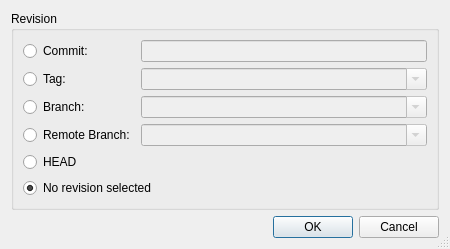
<?xml version="1.0" encoding="UTF-8"?>
<ui version="4.0">
 <class>GitRevisionSelectionDialog</class>
 <widget class="QDialog" name="GitRevisionSelectionDialog">
  <property name="geometry">
   <rect>
    <x>0</x>
    <y>0</y>
    <width>450</width>
    <height>224</height>
   </rect>
  </property>
  <property name="windowTitle">
   <string>Git Revision</string>
  </property>
  <property name="sizeGripEnabled">
   <bool>true</bool>
  </property>
  <layout class="QVBoxLayout" name="verticalLayout">
   <item>
    <widget class="QGroupBox" name="groupBox">
     <property name="title">
      <string>Revision</string>
     </property>
     <layout class="QGridLayout" name="gridLayout">
      <item row="0" column="0">
       <widget class="QRadioButton" name="revButton">
        <property name="toolTip">
         <string>Select to specify a revision by a revision expression</string>
        </property>
        <property name="text">
         <string>Commit:</string>
        </property>
       </widget>
      </item>
      <item row="0" column="1">
       <widget class="QLineEdit" name="revEdit">
        <property name="enabled">
         <bool>false</bool>
        </property>
        <property name="toolTip">
         <string>Enter a commit id</string>
        </property>
       </widget>
      </item>
      <item row="1" column="0">
       <widget class="QRadioButton" name="tagButton">
        <property name="toolTip">
         <string>Select to specify a revision by a tag</string>
        </property>
        <property name="text">
         <string>Tag:</string>
        </property>
       </widget>
      </item>
      <item row="1" column="1">
       <widget class="QComboBox" name="tagCombo">
        <property name="enabled">
         <bool>false</bool>
        </property>
        <property name="sizePolicy">
         <sizepolicy hsizetype="Expanding" vsizetype="Fixed">
          <horstretch>0</horstretch>
          <verstretch>0</verstretch>
         </sizepolicy>
        </property>
        <property name="toolTip">
         <string>Enter a tag name</string>
        </property>
        <property name="editable">
         <bool>true</bool>
        </property>
       </widget>
      </item>
      <item row="2" column="0">
       <widget class="QRadioButton" name="branchButton">
        <property name="toolTip">
         <string>Select to specify a revision by a branch</string>
        </property>
        <property name="text">
         <string>Branch:</string>
        </property>
       </widget>
      </item>
      <item row="2" column="1">
       <widget class="QComboBox" name="branchCombo">
        <property name="enabled">
         <bool>false</bool>
        </property>
        <property name="sizePolicy">
         <sizepolicy hsizetype="Expanding" vsizetype="Fixed">
          <horstretch>0</horstretch>
          <verstretch>0</verstretch>
         </sizepolicy>
        </property>
        <property name="toolTip">
         <string>Enter a branch name</string>
        </property>
        <property name="editable">
         <bool>true</bool>
        </property>
       </widget>
      </item>
      <item row="3" column="0">
       <widget class="QRadioButton" name="remoteBranchButton">
        <property name="toolTip">
         <string>Select to specify a revision by a remote branch</string>
        </property>
        <property name="text">
         <string>Remote Branch:</string>
        </property>
       </widget>
      </item>
      <item row="3" column="1">
       <widget class="QComboBox" name="remoteBranchCombo">
        <property name="enabled">
         <bool>false</bool>
        </property>
        <property name="sizePolicy">
         <sizepolicy hsizetype="Expanding" vsizetype="Fixed">
          <horstretch>0</horstretch>
          <verstretch>0</verstretch>
         </sizepolicy>
        </property>
        <property name="toolTip">
         <string>Enter a remote branch name</string>
        </property>
        <property name="editable">
         <bool>true</bool>
        </property>
       </widget>
      </item>
      <item row="4" column="0" colspan="2">
       <widget class="QRadioButton" name="tipButton">
        <property name="toolTip">
         <string>Select HEAD revision</string>
        </property>
        <property name="text">
         <string>HEAD</string>
        </property>
       </widget>
      </item>
      <item row="5" column="0" colspan="2">
       <widget class="QRadioButton" name="noneButton">
        <property name="text">
         <string>No revision selected</string>
        </property>
        <property name="checked">
         <bool>true</bool>
        </property>
       </widget>
      </item>
     </layout>
    </widget>
   </item>
   <item>
    <widget class="QDialogButtonBox" name="buttonBox">
     <property name="orientation">
      <enum>Qt::Horizontal</enum>
     </property>
     <property name="standardButtons">
      <set>QDialogButtonBox::Cancel|QDialogButtonBox::Ok</set>
     </property>
    </widget>
   </item>
  </layout>
 </widget>
 <tabstops>
  <tabstop>revButton</tabstop>
  <tabstop>revEdit</tabstop>
  <tabstop>tagButton</tabstop>
  <tabstop>tagCombo</tabstop>
  <tabstop>branchButton</tabstop>
  <tabstop>branchCombo</tabstop>
  <tabstop>remoteBranchButton</tabstop>
  <tabstop>remoteBranchCombo</tabstop>
  <tabstop>tipButton</tabstop>
  <tabstop>noneButton</tabstop>
 </tabstops>
 <resources/>
 <connections>
  <connection>
   <sender>buttonBox</sender>
   <signal>accepted()</signal>
   <receiver>GitRevisionSelectionDialog</receiver>
   <slot>accept()</slot>
   <hints>
    <hint type="sourcelabel">
     <x>266</x>
     <y>214</y>
    </hint>
    <hint type="destinationlabel">
     <x>157</x>
     <y>223</y>
    </hint>
   </hints>
  </connection>
  <connection>
   <sender>buttonBox</sender>
   <signal>rejected()</signal>
   <receiver>GitRevisionSelectionDialog</receiver>
   <slot>reject()</slot>
   <hints>
    <hint type="sourcelabel">
     <x>334</x>
     <y>214</y>
    </hint>
    <hint type="destinationlabel">
     <x>286</x>
     <y>223</y>
    </hint>
   </hints>
  </connection>
  <connection>
   <sender>revButton</sender>
   <signal>toggled(bool)</signal>
   <receiver>revEdit</receiver>
   <slot>setEnabled(bool)</slot>
   <hints>
    <hint type="sourcelabel">
     <x>60</x>
     <y>49</y>
    </hint>
    <hint type="destinationlabel">
     <x>246</x>
     <y>51</y>
    </hint>
   </hints>
  </connection>
  <connection>
   <sender>tagButton</sender>
   <signal>toggled(bool)</signal>
   <receiver>tagCombo</receiver>
   <slot>setEnabled(bool)</slot>
   <hints>
    <hint type="sourcelabel">
     <x>88</x>
     <y>75</y>
    </hint>
    <hint type="destinationlabel">
     <x>257</x>
     <y>77</y>
    </hint>
   </hints>
  </connection>
  <connection>
   <sender>branchButton</sender>
   <signal>toggled(bool)</signal>
   <receiver>branchCombo</receiver>
   <slot>setEnabled(bool)</slot>
   <hints>
    <hint type="sourcelabel">
     <x>79</x>
     <y>101</y>
    </hint>
    <hint type="destinationlabel">
     <x>242</x>
     <y>103</y>
    </hint>
   </hints>
  </connection>
  <connection>
   <sender>remoteBranchButton</sender>
   <signal>toggled(bool)</signal>
   <receiver>remoteBranchCombo</receiver>
   <slot>setEnabled(bool)</slot>
   <hints>
    <hint type="sourcelabel">
     <x>83</x>
     <y>120</y>
    </hint>
    <hint type="destinationlabel">
     <x>144</x>
     <y>120</y>
    </hint>
   </hints>
  </connection>
 </connections>
</ui>
